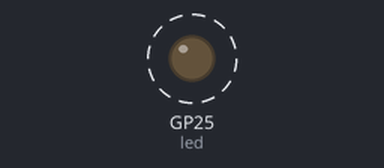
The program below on a simulated Raspberry Pi Pico running MicroPython. Parts: output pins drawn as LEDs (lit = HIGH). Dashed ring = blinking. WiFi joins after 1.5 s; what the program prints to the serial console is not drawn. At 1.5 s the program stops and its outputs stay as they are.

Above: at 0.05 s.
Timing chart, 0 to 3.0 s (numbered marks = the images above):
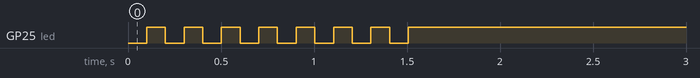

Measured:
- by itself, GP25 (led): alternates HIGH for 0.10 s and LOW for 0.10 s, 15 changes in all, then stays HIGH

The program:

connector.py
```python
import time

import network
from machine import Pin

SSID = 'Shubho'
PASSWORD = '12156891'

wlan = network.WLAN(network.STA_IF)
led = Pin('LED', Pin.OUT)

wlan.active(True)
wlan.disconnect()

# Connect to the network
wlan.connect(SSID, PASSWORD)

# Wait for connection
max_attempts = 200
while max_attempts > 0:
    if wlan.status() < 0 or wlan.status() >= 3:
        break
    max_attempts -= 1
    time.sleep(0.1)
    led.toggle()
    print('Connecting to network...')

if wlan.isconnected():
    print('Connected to network', SSID)

    # Print network information
    print('Network config:', wlan.ifconfig())
    led.value(1)
else:
    print('Connection failed to network', SSID)
    led.value(0)
    wlan.disconnect()
```
